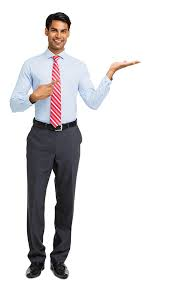
#> input picture poseModel/data/train/1.jpg, 175 x 287 px; its folder holds only this picture in this run
$ python imageresizer.py
#> lines starting #> are read from the running program, lines starting #| are printed output that depends on the picture
import cv2

for i in range(12):
    img = cv2.imread('./data/train/' + str(i+1) + '.jpg')
#> img is the input picture: shape (287, 175, 3); mean B, G, R 221.9, 220.7, 222.4
    resimg = cv2.resize(img, (256, 256))
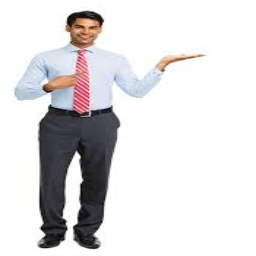
#> resimg: shape (256, 256, 3); mean B, G, R 221.8, 220.7, 222.3
    status = cv2.imwrite('./data/resize/' + str(i+1) + '.jpg', resimg)
    print(status)
#| True
#> (the run stopped early here; a loop or call above may not have finished)
